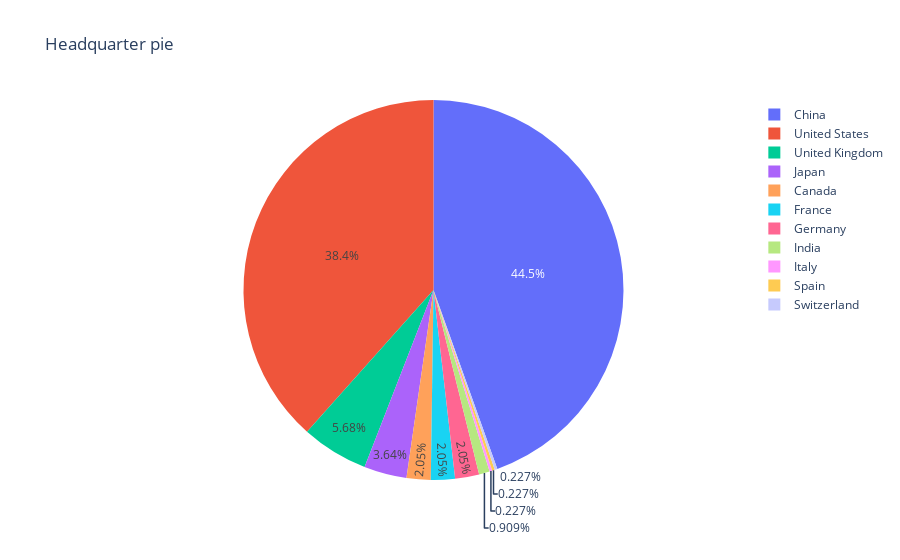

Source (notebook cell):
### Code cell
pie = px.pie(industry_group, labels ='Headquarters', values='Company', names='Headquarters', title='Headquarter pie')
pie.update_layout(height=1500)
pie.show()

### Figure 1 — Plotly figure (JSON) as saved in the notebook; plotly's stock layout.template omitted (floating-point values rounded to 4 significant figures)
{"data": [{"domain": {"x": [0, 1], "y": [0, 1]}, "hovertemplate": "Headquarters=%{label}<br>Company=%{value}<extra></extra>", "labels": ["Canada", "Canada", "Canada", "China", "China", "China", "China", "China", "China", "China", "China", "China", "China", "China", "China", "China", "China", "France", "France", "France", "Germany", "Germany", "Germany", "India", "India", "Italy", "Japan", "Japan", "Japan", "Japan", "Spain", "Switzerland", "United Kingdom", "United Kingdom", "United Kingdom", "United Kingdom", "United Kingdom", "United States", "United States", "United States", "United States", "United States", "United States", "United States", "United States", "United States", "United States", "United States", "United States", "United States"], "legendgroup": "", "name": "", "showlegend": true, "type": "pie", "values": [3, 3, 3, 14, 14, 14, 14, 14, 14, 14, 14, 14, 14, 14, 14, 14, 14, 3, 3, 3, 3, 3, 3, 2, 2, 1, 4, 4, 4, 4, 1, 1, 5, 5, 5, 5, 5, 13, 13, 13, 13, 13, 13, 13, 13, 13, 13, 13, 13, 13]}], "layout": {"autosize": true, "legend": {"tracegroupgap": 0}, "title": {"text": "Headquarter pie"}}}
